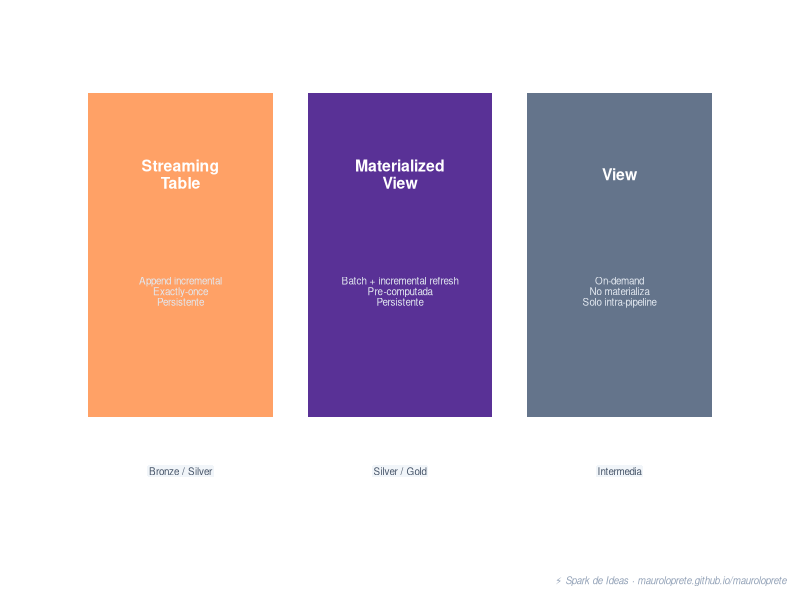
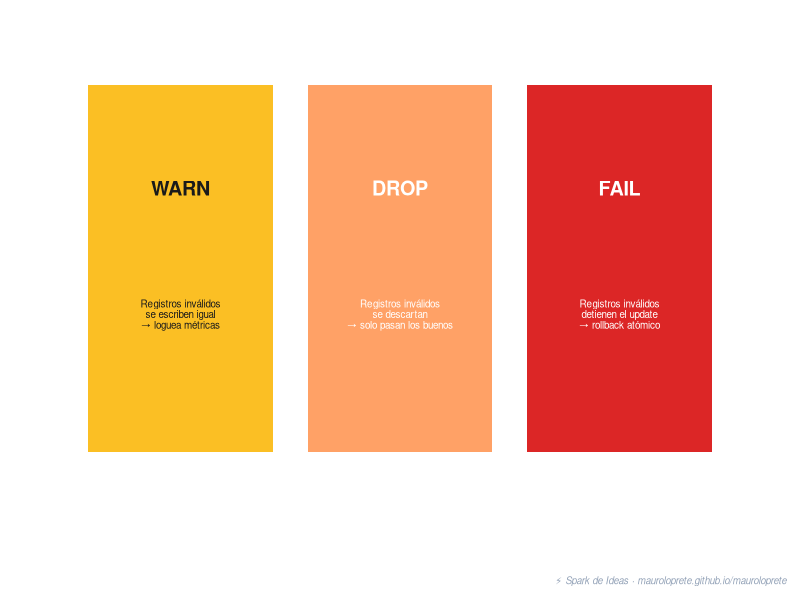
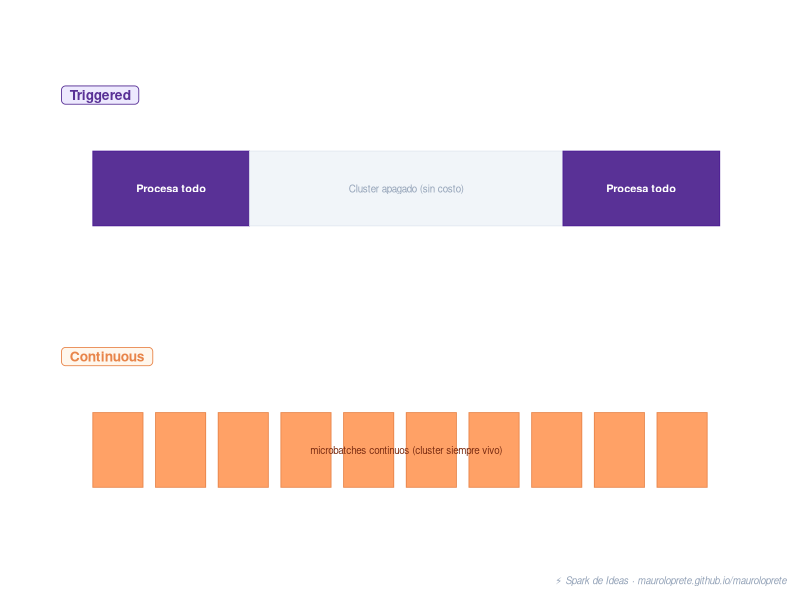

R code for these plots, in order:
## ---- chunk 1
#| echo: false
#| warning: false
#| message: false
#| fig-width: 9
#| fig-height: 4
#| fig-align: center
#| fig-cap: "Los tres tipos de datasets en Lakeflow Declarative Pipelines: streaming table, materialized view y view temporal."

library(ggplot2)

datasets <- data.frame(
  x = c(1, 3.5, 6),
  y = c(1, 1, 1),
  label = c("Streaming\nTable", "Materialized\nView", "View"),
  sub = c("Append incremental\nExactly-once\nPersistente", "Batch + incremental refresh\nPre-computada\nPersistente", "On-demand\nNo materializa\nSolo intra-pipeline"),
  color = c("#FFA166", "#593196", "#64748b"),
  tag = c("Bronze / Silver", "Silver / Gold", "Intermedia")
)

ggplot(datasets) +
  geom_tile(aes(x = x, y = y, fill = color),
            width = 2.1, height = 1.8, color = NA, show.legend = FALSE) +
  geom_text(aes(x = x, y = y + 0.45, label = label),
            color = "white", size = 4, fontface = "bold", lineheight = 0.9) +
  geom_text(aes(x = x, y = y - 0.2, label = sub),
            color = "#e2e8f0", size = 2.5, lineheight = 0.9) +
  geom_label(aes(x = x, y = y - 1.2, label = tag),
             fill = "#f1f5f9", color = "#475569", size = 2.5,
             label.padding = unit(0.15, "lines"), label.size = 0) +
  scale_fill_identity() +
  coord_cartesian(xlim = c(-0.5, 7.5), ylim = c(-0.6, 2.2)) +
  labs(caption = "\u26a1 Spark de Ideas \u00b7 mauroloprete.github.io/mauroloprete") +
  theme_void() +
  theme(plot.margin = margin(10, 10, 10, 10),
        plot.caption = element_text(color = "#94a3b8", size = 7, hjust = 1, face = "italic"))
## ---- chunk 2
#| echo: false
#| warning: false
#| message: false
#| fig-width: 9
#| fig-height: 3.5
#| fig-align: center
#| fig-cap: "Tres tipos de expectations: warn (loguea), drop (descarta) y fail (detiene el pipeline)."

library(ggplot2)

exp_data <- data.frame(
  x = c(1, 3.5, 6),
  y = c(1, 1, 1),
  label = c("WARN", "DROP", "FAIL"),
  sub = c("Registros inválidos\nse escriben igual\n→ loguea métricas", "Registros inválidos\nse descartan\n→ solo pasan los buenos", "Registros inválidos\ndetienen el update\n→ rollback atómico"),
  color = c("#fbbf24", "#FFA166", "#dc2626"),
  text_color = c("#1a1a1a", "white", "white")
)

ggplot(exp_data) +
  geom_tile(aes(x = x, y = y, fill = color),
            width = 2.1, height = 1.6, color = NA, show.legend = FALSE) +
  geom_text(aes(x = x, y = y + 0.35, label = label, color = text_color),
            size = 5, fontface = "bold", show.legend = FALSE) +
  geom_text(aes(x = x, y = y - 0.2, label = sub, color = text_color),
            size = 2.5, lineheight = 0.9, show.legend = FALSE) +
  scale_fill_identity() +
  scale_color_identity() +
  coord_cartesian(xlim = c(-0.5, 7.5), ylim = c(-0.2, 2)) +
  labs(caption = "\u26a1 Spark de Ideas \u00b7 mauroloprete.github.io/mauroloprete") +
  theme_void() +
  theme(plot.margin = margin(10, 10, 10, 10),
        plot.caption = element_text(color = "#94a3b8", size = 7, hjust = 1, face = "italic"))
## ---- chunk 3
#| echo: false
#| warning: false
#| message: false
#| fig-width: 9
#| fig-height: 3.5
#| fig-align: center
#| fig-cap: "Triggered mode ejecuta y para; continuous mode corre indefinidamente con microbatches."

library(ggplot2)

ggplot() +
  # Triggered
  annotate("label", x = 0, y = 2.2, label = " Triggered ", fontface = "bold",
           hjust = 0, size = 3.5, color = "#593196", fill = "#ede9fe",
           label.size = 0.3, label.r = unit(3, "pt")) +
  annotate("rect", xmin = 0.5, xmax = 3, ymin = 1.5, ymax = 1.9,
           fill = "#593196", color = "#4c1d95", linewidth = 0.3) +
  annotate("text", x = 1.75, y = 1.7, label = "Procesa todo",
           color = "white", size = 2.8, fontface = "bold") +
  annotate("rect", xmin = 3, xmax = 8, ymin = 1.5, ymax = 1.9,
           fill = "#f1f5f9", color = "#e2e8f0", linewidth = 0.3) +
  annotate("text", x = 5.5, y = 1.7, label = "Cluster apagado (sin costo)",
           color = "#94a3b8", size = 2.5) +
  annotate("rect", xmin = 8, xmax = 10.5, ymin = 1.5, ymax = 1.9,
           fill = "#593196", color = "#4c1d95", linewidth = 0.3) +
  annotate("text", x = 9.25, y = 1.7, label = "Procesa todo",
           color = "white", size = 2.8, fontface = "bold") +

  # Continuous
  annotate("label", x = 0, y = 0.8, label = " Continuous ", fontface = "bold",
           hjust = 0, size = 3.5, color = "#e8854a", fill = "#fff7ed",
           label.size = 0.3, label.r = unit(3, "pt")) +
  annotate("rect", xmin = 0.5, xmax = 1.3, ymin = 0.1, ymax = 0.5,
           fill = "#FFA166", color = "#e8854a", linewidth = 0.3) +
  annotate("rect", xmin = 1.5, xmax = 2.3, ymin = 0.1, ymax = 0.5,
           fill = "#FFA166", color = "#e8854a", linewidth = 0.3) +
  annotate("rect", xmin = 2.5, xmax = 3.3, ymin = 0.1, ymax = 0.5,
           fill = "#FFA166", color = "#e8854a", linewidth = 0.3) +
  annotate("rect", xmin = 3.5, xmax = 4.3, ymin = 0.1, ymax = 0.5,
           fill = "#FFA166", color = "#e8854a", linewidth = 0.3) +
  annotate("rect", xmin = 4.5, xmax = 5.3, ymin = 0.1, ymax = 0.5,
           fill = "#FFA166", color = "#e8854a", linewidth = 0.3) +
  annotate("rect", xmin = 5.5, xmax = 6.3, ymin = 0.1, ymax = 0.5,
           fill = "#FFA166", color = "#e8854a", linewidth = 0.3) +
  annotate("rect", xmin = 6.5, xmax = 7.3, ymin = 0.1, ymax = 0.5,
           fill = "#FFA166", color = "#e8854a", linewidth = 0.3) +
  annotate("rect", xmin = 7.5, xmax = 8.3, ymin = 0.1, ymax = 0.5,
           fill = "#FFA166", color = "#e8854a", linewidth = 0.3) +
  annotate("rect", xmin = 8.5, xmax = 9.3, ymin = 0.1, ymax = 0.5,
           fill = "#FFA166", color = "#e8854a", linewidth = 0.3) +
  annotate("rect", xmin = 9.5, xmax = 10.3, ymin = 0.1, ymax = 0.5,
           fill = "#FFA166", color = "#e8854a", linewidth = 0.3) +
  annotate("text", x = 5.5, y = 0.3, label = "microbatches continuos (cluster siempre vivo)",
           color = "#7c2d12", size = 2.5) +

  coord_cartesian(xlim = c(-0.2, 11), ylim = c(-0.2, 2.5)) +
  labs(caption = "\u26a1 Spark de Ideas \u00b7 mauroloprete.github.io/mauroloprete") +
  theme_void() +
  theme(plot.margin = margin(10, 10, 10, 10),
        plot.caption = element_text(color = "#94a3b8", size = 7, hjust = 1, face = "italic"))
